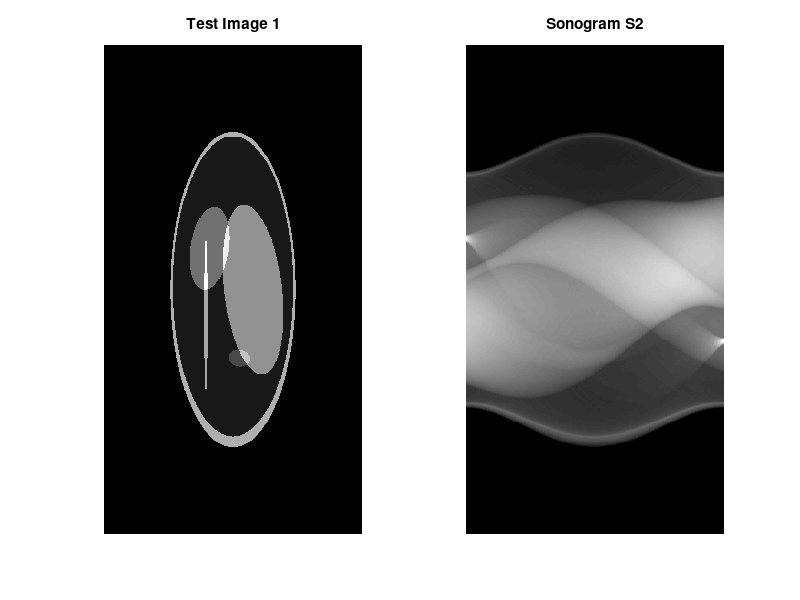

Recreate this plot in MATLAB. (Note: this script raises an error after producing the figure.)
%% test data - proj2compare.mat

clear; close all

load proj2compare.mat
%% plot initial figure and sonogram

figure
subplot(1,2,1)
imagesc(A)
title('Test Image 1')
axis off
subplot(1,2,2)
imagesc(S2)
title('Sonogram S2')
axis off
colormap('Gray')
%% Compute and plot DFI of proj2compare.mat data

DFI_S1 = dirFourierInv(S1,theta1,t1);
DFI_S2 = dirFourierInv(S2,theta2,t2);



figure
subplot(2,2,1)
imagesc(DFI_S1)
title('DFI of S1')
axis off
subplot(2,2,2)
imagesc(DFI_S2)
title('DFI of S2')
axis off
subplot(2,2,3)
imagesc(1-DFI_S1)
title('Negative Image of DFI of S1')
axis off
subplot(2,2,4)
imagesc(1-DFI_S2)
title('Negative Image of DFI of S2')
axis off
colormap('Gray')

L1_DFI_S1 = norm(A - DFI_S1,1);
Linf_DFI_S1 = max(abs(A(:) - DFI_S1(:)));
L1_DFI_S2 = norm(A - DFI_S2,1);
Linf_DFI_S2 = max(abs(A(:) - DFI_S2(:)));
%% Compute and Plot FBP of proj2compare.mat data for different B's

for i = 1:3
    frl1(:,:,i) = filteredBackProj(S1,theta1,t1,'Ram-Lak',20*i);
    fh1(:,:,i) = filteredBackProj(S1,theta1,t1,'Hanning',30*i);
    fsl1(:,:,i) = filteredBackProj(S1,theta1,t1,'Shepp-Logan',60*i*pi);
end

figure
montage(frl1)
title('FBP on S1, Ram-Lak filter, B = 20:20:180')
figure
montage(fh1)
title('FBP on S1, Hanning filter, B = 30:30:270')
figure
montage(fsl1)
title('FBP on S1, Shepp Logan filter, B = 60\pi :60\pi :540\pi')

for i = 1:9
    frl2(:,:,i) = filteredBackProj(S2,theta2,t2,'Ram-Lak',20*i);
    fh2(:,:,i) = filteredBackProj(S2,theta2,t2,'Hanning',30*i);
    fsl2(:,:,i) = filteredBackProj(S2,theta2,t2,'Shepp-Logan',60*i*pi);
end

figure
montage(frl1)
title('FBP on S2, Ram-Lak filter, B = 20:20:180')
figure
montage(fh1)
title('FBP on S2, Hanning filter, B = 30:30:270')
figure
montage(fsl1)
title('FBP on S2, Shepp Logan filter, B = 60\pi :60\pi :540\pi')
%% Compare best FBP stuff wit DFI stuff

FBP_RL_S1 = frl1(:,:,end);
FBP_RL_S2 = frl2(:,:,end);
FBP_H_S1 = fh1(:,:,end);
FBP_H_S2 = fh2(:,:,end);
FBP_SL_S1 = fsl1(:,:,end);
FBP_SL_S2 = fsl2(:,:,end);
%% compare L-1 and L-inf norms


L1_FBP_RL_S1 = norm(A - FBP_RL_S1,1);
Linf_FBP_RL_S1 = max(abs(A(:) - FBP_RL_S1(:)));

L1_FBP_RL_S2 = norm(A - FBP_RL_S2,1);
Linf_FBP_RL_S2 = max(abs(A(:) - FBP_RL_S2(:)));

L1_FBP_H_S1 = norm(A - FBP_H_S1,1);
Linf_FBP_H_S1 = max(abs(A(:) - FBP_H_S1(:)));

L1_FBP_H_S2 = norm(A - FBP_H_S2,1);
Linf_FBP_H_S2 = max(abs(A(:) - FBP_H_S2(:)));

L1_FBP_SL_S1 = norm(A - FBP_SL_S1,1);
Linf_FBP_SL_S1 = max(abs(A(:) - FBP_SL_S1(:)));

L1_FBP_SL_S2 = norm(A - FBP_SL_S2,1);
Linf_FBP_SL_S2 = max(abs(A(:) - FBP_SL_S2(:)));



figure
subplot(2,2,1)
surf1 = surf(abs(A - DFI_S1));
surf1.EdgeColor = 'none';
title(['DFI Error: L^1 = ', num2str(L1_DFI_S1), ', L^\infty = ', num2str(Linf_DFI_S1)])
subplot(2,2,2)
surf2 = surf(abs(A - FBP_RL_S1));
surf2.EdgeColor = 'none';
title(['FBP RL Error: L^1 = ', num2str(L1_FBP_RL_S1), ', L^\infty = ', num2str(Linf_FBP_RL_S1)])
subplot(2,2,3)
surf3 = surf(abs(A - FBP_H_S1));
surf3.EdgeColor = 'none';
title(['FBP H Error: L^1 = ', num2str(L1_FBP_H_S1), ', L^\infty = ', num2str(Linf_FBP_H_S1)])
subplot(2,2,4)
surf4 = surf(abs(A - FBP_SL_S1));
surf4.EdgeColor = 'none';
title(['FBP SL Error: L^1 = ', num2str(L1_FBP_SL_S1), ', L^\infty = ', num2str(Linf_FBP_SL_S1)])

figure
subplot(2,2,1)
surf5 = surf(abs(A - DFI_S2));
surf5.EdgeColor = 'none';
title(['DFI Error: L^1 = ', num2str(L1_DFI_S2), ', L^\infty = ', num2str(Linf_DFI_S2)])
subplot(2,2,2)
surf6 = surf(abs(A - FBP_RL_S2));
surf6.EdgeColor = 'none';
title(['FBP RL Error: L^1 = ', num2str(L1_FBP_RL_S2), ', L^\infty = ', num2str(Linf_FBP_RL_S2)])
subplot(2,2,3)
surf7 = surf(abs(A - FBP_H_S2));
surf7.EdgeColor = 'none';
title(['FBP H Error: L^1 = ', num2str(L1_FBP_H_S2), ', L^\infty = ', num2str(Linf_FBP_H_S2)])
subplot(2,2,4)
surf8 = surf(abs(A - FBP_SL_S2));
surf8.EdgeColor = 'none';
title(['FBP SL Error: L^1 = ', num2str(L1_FBP_SL_S2), ', L^\infty = ', num2str(Linf_FBP_SL_S2)])




